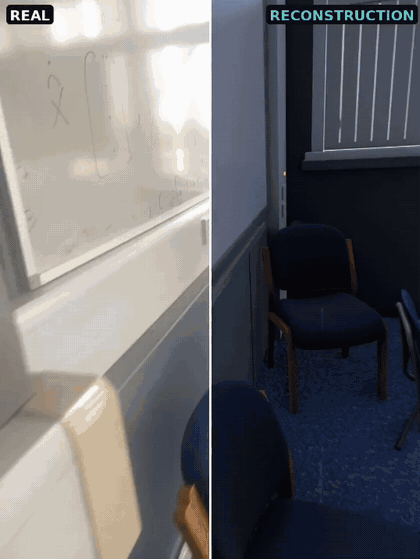
#> input picture assets/comparison.gif, 420 x 559 px, given in place of ., which was not available
$ python -i chair_clusters.py   (imports and definitions only)
#> lines starting #> are read from the running program, lines starting #| are printed output that depends on the picture; pictures that were not available may be replaced by others from this repository, and a replacement may not be noted
### src/litereality_agent/__init__.py
"""Turn a room scan into an editable, realistic 3D program.

The package has five feature-oriented areas: ``pipeline`` coordinates the scene-init and realism-
authoring phases, ``agent`` owns extensible agent behavior, ``room_ops`` owns the portable room
representation, ``models`` owns inference, and ``runtimes`` owns execution transports. The
supported entrypoint is ``uv run litereality``.

## The two roots

Code and data live in different places, and conflating them is the classic src-layout bug:

    PACKAGE_ROOT   src/litereality_agent — where the CODE is. Use for anything shipped in the wheel:
                   a prompt template, a Blender helper script, a tool a subprocess must exec.
    REPO_ROOT      the checkout — where the DATA is: run/, scans_uploaded/, and .env.
                   Override with $LR_REPO_ROOT when the package is installed
                   somewhere other than beside its data.

Reach for `REPO_ROOT` when you mean "where this user's scans and results live" and `PACKAGE_ROOT`
when you mean "where our own files are". They are the same directory in a source checkout, which
is exactly why the distinction has to be made deliberately rather than discovered later.
"""

from __future__ import annotations

import os
from pathlib import Path

__all__ = ["PACKAGE_ROOT", "SRC_ROOT", "REPO_ROOT", "repo_root"]

PACKAGE_ROOT = Path(__file__).resolve().parent  # src/litereality_agent
SRC_ROOT = PACKAGE_ROOT.parent  # src


def repo_root() -> Path:
    """The checkout holding run/ · scans_uploaded/ · .env.

    Resolved fresh on each call so `$LR_REPO_ROOT` can be set after import (the launchers and
    Blender subprocesses set it on the way in). `REPO_ROOT` below is the import-time snapshot,
    which is what almost every call site wants.
    """
    env = os.environ.get("LR_REPO_ROOT")
    return Path(env).expanduser().resolve() if env else SRC_ROOT.parent


REPO_ROOT = repo_root()

### src/litereality_agent/pipeline/scene_init/ingest/references/chair_clusters.py
"""Group repeated chairs, then generate one clean reference per group.

Ported from the v2 ``step2 clustering``. Repeated chairs in a room (the four
identical chairs around a table) should collapse to one shared type. For each
chair it builds visual + color + dimension + spatial features, links pairs with a
conservative gate, runs greedy average-link clustering, picks a representative,
and generates one clean hosted reference per cluster. Legacy output directory names are preserved
so existing reconstruction runs remain resumable. Writes:

    <output_root>/<scan>/chair_clusters.json      # the grouping (members per cluster)
    <output_root>/<scan>/chair_sheets/<Chair>.jpg
    <output_root>/<scan>/cluster_sheets/<ChairCluster>.jpg
    <output_root>/<scan>/input2imagegen/<ChairCluster>.jpg
    <output_root>/<scan>/generated/<ChairCluster>.png
    <output_root>/<scan>/references/<ChairCluster>.png
    <output_root>/chair_clusters_all.json, index.html

The grouping JSON is what downstream 3D generation consumes: generate one asset
per cluster and place it at every member's RoomPlan box.
"""

from __future__ import annotations

import json
import math
import os
import pickle
import re
from concurrent.futures import ThreadPoolExecutor
from dataclasses import dataclass
from pathlib import Path

import cv2
import numpy as np
from PIL import Image, ImageDraw, ImageFont

from litereality_agent.fonts import font as _shared_font
from litereality_agent.pipeline.scene_init import paths as config
from litereality_agent.pipeline.scene_init.ingest.references import image_gen as image_model

from ..detect import detector  # DINOv2 embeddings (isolated torch tool) for the visual signal
from . import chair_type_judge  # Opus 4.8 judgment layer — the primary grouping decision

# The chair TYPE decision is delegated to a vision LLM (chair_type_judge): frame material / arms /
# colour / base are what define a type, and an embedding blurs them. The DINOv2 average-linkage path
# below stays as the deterministic FALLBACK (SDK/subscription unavailable) and for representative-view
# selection. Set LR_CHAIR_JUDGE=0 to force the embedding path.
USE_JUDGE = os.environ.get("LR_CHAIR_JUDGE", "1").strip().lower() not in ("0", "false", "no", "off")

# ── clustering knobs (env-overridable) ─────────────────────────────────────────
# The visual signal is a DINOv2 CLS-embedding cosine — semantically "same chair design",
# robust to viewpoint/lighting — so a single threshold separates types (unlike the old
# pose-sensitive template features that needed a per-scene ladder). Two chairs merge iff
# their embeddings agree AND size agrees AND colour isn't wildly different. Colour here is a
# NOISY crop-level signal (floor/table bleed in), so it's only a loose safety gate — the
# embedding carries the decision.
#
# Clustering is AVERAGE-linkage, not complete-linkage: at scale (a meeting room of 16 near-
# identical chairs) many crops are occluded/partial, so some same-type pairs dip below threshold.
# Complete-linkage's weakest-link rule then shatters one chair type into many clusters; averaging
# over the cross-pairs tolerates a few bad views and keeps the type together. The threshold is set
# so a genuinely different chair (mean cross-similarity ~0.58 in tests) still stays separate.
VIS_THRESHOLD = float(os.environ.get("LR_CHAIR_VIS_THRESHOLD", "0.62"))  # mean DINOv2 cosine to merge
DIM_MIN = float(os.environ.get("LR_CHAIR_DIM_MIN", "0.55"))  # reject gross size mismatch
COLOR_MIN = float(os.environ.get("LR_CHAIR_COLOR_MIN", "0.20"))  # reject only extreme colour clash
EMBED_VIEWS = int(os.environ.get("LR_CHAIR_EMBED_VIEWS", "6"))  # crops per chair to mean-pool


@dataclass
class ChairRecord:
    scan: str
    name: str
    object_dir: Path
    images: list[Path]
    bbox: list[float]
    position: list[float]
    sheet_path: Path
    feature: np.ndarray
    color_feature: np.ndarray
    dominant_rgb: list[int]
    view_score: float


def natural_key(path: Path) -> list[object]:
    return [int(x) if x.isdigit() else x for x in re.split(r"(\d+)", path.name)]


def chair_sort_key(name: str) -> list[object]:
    return [int(x) if x.isdigit() else x for x in re.split(r"(\d+)", name)]


# [9 lines left out: function load_scene_objects, not called in this run]


def oriented_image(path: Path) -> Image.Image:
#> called with path = '.'
    with Image.open(path) as im:
#> im is the input picture: PIL image 420x559 P; mean R, G, B, A 107.2, 106.7, 109.8, 255
        return im.convert("RGB").transpose(Image.Transpose.ROTATE_270)
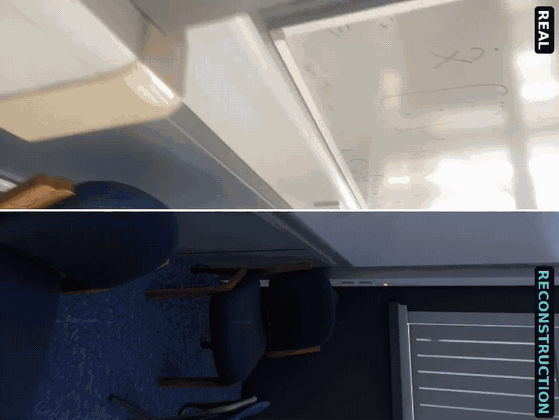
#> returned value: PIL image 559x420 RGB; mean R, G, B 107.2, 106.7, 109.8


# ── features ─────────────────────────────────────────────────────────────────
# [30 lines left out: function dino_features, not called in this run]


def image_feature(paths: list[Path]) -> np.ndarray:
    """Fallback CV descriptor (colour hist + downsampled grayscale + edge marginals). Used only
    when DINOv2 is unavailable; it is pose-sensitive, which is why the DINOv2 path is preferred."""
    feats = []
    for path in paths[:4]:
        im = np.asarray(oriented_image(path).resize((128, 128), Image.Resampling.LANCZOS))
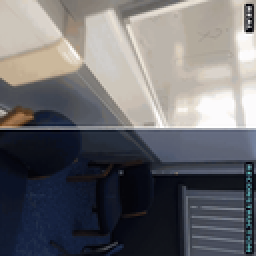
#> im: shape (128, 128, 3) (shown 2 times larger); mean of channels 0, 1, 2 107.2, 106.7, 109.8; drawn as R, G, B
        hsv = cv2.cvtColor(im, cv2.COLOR_RGB2HSV)
#> hsv: shape (128, 128, 3); mean H, S, V 72.9, 68.3, 117.7
        hist = cv2.calcHist([hsv], [0, 1, 2], None, [12, 5, 5], [0, 180, 0, 256, 0, 256]).reshape(
            -1
        )
#> hist = 300 values, max 2773 at index 28, min 0 at index 9, mean 54.61
        hist = hist / (np.linalg.norm(hist) + 1e-8)
#> hist = 300 values, max 0.57 at index 28, min 0 at index 9, mean 0.0112

        gray = cv2.cvtColor(im, cv2.COLOR_RGB2GRAY)
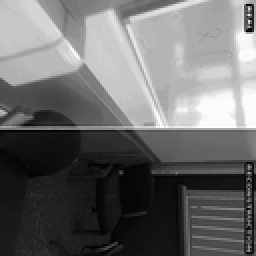
#> gray: shape (128, 128) (shown 2 times larger); min 0, max 255, mean 107.2
        small = cv2.resize(gray, (32, 32), interpolation=cv2.INTER_AREA).astype(np.float32) / 255.0
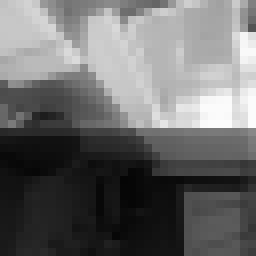
#> small: shape (32, 32) float32 (shown 8 times larger); min 0.0196, max 0.988, mean 0.42
        small = small - small.mean()
        small = small / (np.linalg.norm(small) + 1e-8)

        edges = cv2.Canny(gray, 80, 160)
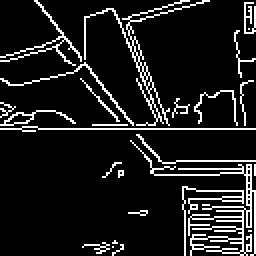
#> edges: shape (128, 128) (shown 2 times larger); 11.1% white in thin lines or dots
        edge = np.concatenate([edges.mean(axis=0), edges.mean(axis=1)]).astype(np.float32)
#> edge = 256 values, max 239.1 at index 192, min 0 at index 194, mean 28.3
        edge = edge / (np.linalg.norm(edge) + 1e-8)
#> edge = 256 values, max 0.419 at index 192, min 0 at index 194, mean 0.0495
        feats.append(np.concatenate([hist, small.reshape(-1), edge]))

    if not feats:
        return np.zeros(12 * 5 * 5 + 32 * 32 + 256, dtype=np.float32)
    feat = np.mean(feats, axis=0).astype(np.float32)
    return feat / (np.linalg.norm(feat) + 1e-8)


# [26 lines left out: function color_signature, not called in this run]


def cosine(a: np.ndarray, b: np.ndarray) -> float:
    return float(np.dot(a, b) / ((np.linalg.norm(a) * np.linalg.norm(b)) + 1e-8))


# [427 lines left out: functions color_similarity, dimension_similarity, spatial_similarity, pair_link, agglomerate_clusters, paste_fit and 8 more, not called in this run]

>>> result = image_feature('../../../../../../assets/comparison.gif')
